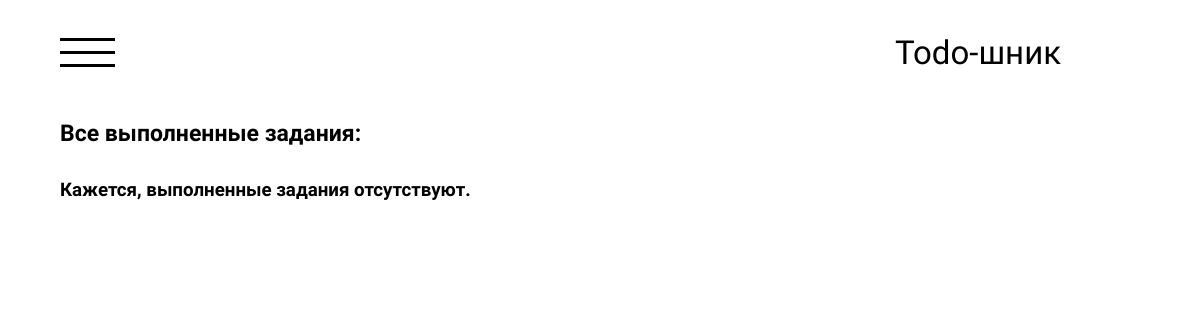
The app's page /completed/ (signed in), older data.
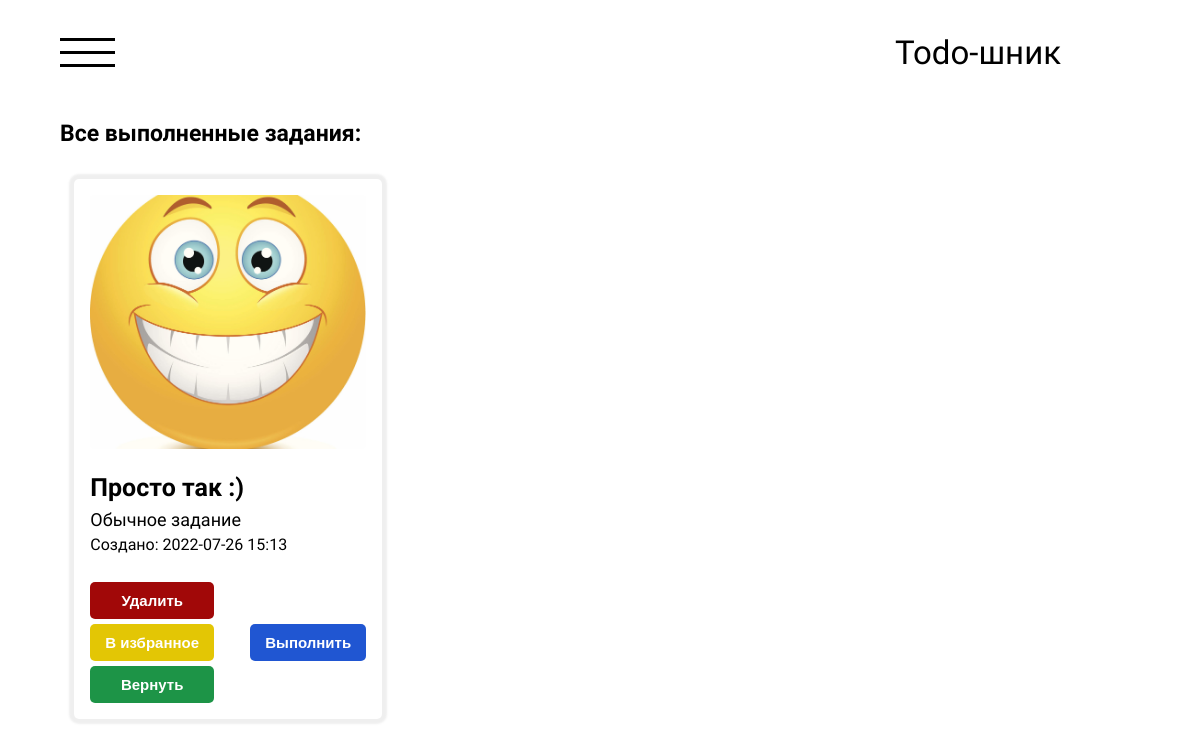
The same page, newer data.
### todo/models.py (models this page shows, shortened)
class Do(models.Model):
    title = models.CharField(max_length=255, verbose_name='Название')
    slug = AutoSlugField(populate_from='title', db_index=True, unique=True, verbose_name='URL')
    content = models.TextField(blank=True, verbose_name='Описание')
    create_at = models.DateTimeField(auto_now_add=True, verbose_name='Дата создания')
    update_at = models.DateTimeField(auto_now=True, verbose_name='Дата обновления')
    photo = models.ImageField(upload_to='photos/%Y/%m/%d', blank=True, verbose_name='Фотография')
    category = models.ForeignKey('Category', on_delete=models.CASCADE, verbose_name='Категория')
    is_completed = models.BooleanField(default=False, verbose_name='Выполнено')
    is_favourite = models.BooleanField(default=False, verbose_name='В избранном')
    add_to_favourite_at = models.DateTimeField(verbose_name='Дата добавления в избранное', null=True)
    user = models.ForeignKey(User, on_delete=models.CASCADE)
    class Meta:
        verbose_name = 'Задание'
        verbose_name_plural = 'Задания'
        ordering = ['-id']

class Category(models.Model):
    name = models.CharField(max_length=255, verbose_name='Название')
    slug = AutoSlugField(populate_from='name', db_index=True, unique=True, verbose_name='URL')
    def __str__(self):
        return self.name
    def get_absolute_url(self):
        return reverse('category', kwargs={'slug': self.slug})
    class Meta:
        verbose_name = 'Категория'
        verbose_name_plural = 'Категории'
        ordering = ['id']

### todo/views.py (the view)
# urls.py: path('completed/', views.CompletedView.as_view(), name='completed'),
class CompletedView(DataMixin, LoginRequiredMixin, ListView):
    model = Do
    context_object_name = 'all_do'
    template_name = 'todo/completed_do.html'
    def get_context_data(self, **kwargs):
        context = super().get_context_data(**kwargs)
        c_mixin = self.get_user_context(title='Выполненные задания', active_path='completed', active_category='other')
        context.update(c_mixin)
        context['completed'] = 'Все выполненные задания'
        return context
    def get_queryset(self):
        return Do.objects.filter(is_completed=True, user=self.request.user).order_by('-create_at')

### todo/utils.py (called while the page is built)
    def get_user_context(self, *args, **kwargs):
        context = kwargs
        context['menu'] = menu
        context['all_cats'] = Category.objects.order_by('id')
        self.page = self.request.GET.get('page') # Параметр page: активная страница из url-а
        all_do = kwargs.get('all_do') # Берём запрос для формирования queryset для всех заданий
        if all_do:
            self.paginator = Paginator(all_do, 6) # Формируем локальное свойство с пагинатором
            self.page_obj = self.paginator.get_page(self.page)
            context['page_obj'] = self.page_obj
            context['all_do'] = self.page_obj.object_list
        return context

### todo/templates/todo/completed_do.html
{% extends 'todo/base.html' %}
{% block content %}
{% include 'todo/needful/all_do.html' %}
{% endblock %}

### todo/templates/todo/base.html (shortened to what this page needs)
{% load static %}
<!DOCTYPE html>
<html lang="ru">
<head>
    <link rel="stylesheet" href="{% static 'todo/css/new_styles.css' %}">
</head>
<body>
    {% block header %}
        <header>
            <div class="burger_menu">
                <div id="burger">
                    <i class="burger_line"></i>
                    <i class="burger_line"></i>
                    <i class="burger_line"></i>
                </div>
            </div>
            <div class="logo_block">
                <a href="{% url 'index' %}">Todo-шник</a>
            </div>
        </header>
    {% endblock header %}
    {% block content %}
    {% endblock content %}
</body>
</html>

### todo/templates/todo/needful/all_do.html (shortened to what this page needs)
<div class="do_everything">
    <div class="title_do_everything">
        {% if category %}
            <h3>Все задания по категории '<u>{{ category }}</u>':</h3>
        {% elif completed %}
            <h3>Все выполненные задания:<h3>
        {% elif favourites %}
            <h3>Все избранные задания:</h3>
        {% else %}
            <h3>Все задания:</h3>
        {% endif %}
    </div>
    {% if all_do %}
        <div class="all_do">
            {% for do in all_do %}
                <div class="do_block">
                    <div class="img_do_block">
                        <img src="{{ do.photo.url }}">
                    </div>
                    <div class="text_do_block">
                        <div class="about_do">
                            <h3 class="title_do">{{ do.title }}</h3>
                            <p class="category_do">{{ do.category.name }}<p>
                            <p class="date_do">Создано: {{ do.create_at | date:'Y-m-d H:i' }}</p>
                        </div>
                        <div class="operations_do">
                            <div class="do_tasks">
                                <button id="del" class="operation task">Удалить</button>
                                {% if do.is_favourite %}
                                    <button id="favourite" class="operation task favourited">В избранном</button>
                                {% else %}
                                    <button id="favourite" class="operation task">В избранное</button>
                                {% endif %}
                                {% if completed %}
                                    <button id="return" class="operation task">Вернуть</button>
                                {% endif %}
                            </div>
                            <button class="do_complete operation">Выполнить</button>
                        </div>
                    </div>
                </div>
            {% endfor %}
        </div>
    {% else %}
        <div class="all_do_not_found">
            {% if category %}
                <h3>Кажется, задания по категории '<u>{{ category }}</u>' отсутствуют.</h3>
            {% elif completed %}
                <h3>Кажется, выполненные задания отсутствуют.</h3>
            {% elif favourites %}
                <h3>Кажется, избранные задания отсутствуют.</h3>
            {% else %}
                <h3>Кажется, задания отсутствуют.</h3>
            {% endif %}
        </div>
    {% endif %}
</div>

### todo/static/todo/css/new_styles.css (style rules this page uses)
* { margin: 0; padding: 0; box-sizing: border-box; }
body { font-family: 'Nunito Sans', sans-serif; }
header { margin: 33px auto; width: 90%; display: grid; grid-template-columns: 70% auto; }
.logo_block { justify-self: center; }
.logo_block a { font-weight: 500; text-decoration: none; color: #000; transition-duration: .3s; font-size: 33px; }
.burger_menu { display: grid; }
#burger { position: relative; display: grid; grid-row-gap: 10px; width: 55px; align-content: center; cursor: pointer; }
#burger .burger_line { display: block; background-color: #000; width: 100%; height: 3px; transition-duration: .3s; }
.do_everything { width: 90%; margin: 3rem auto; display: grid; }
.do_everything .title_do_everything h3 { font-size: 23px; font-weight: 800; }
.all_do { width: 95%; margin: 2rem auto; display: grid; grid-template-columns: repeat(3, 30%); grid-gap: 4rem; grid-auto-rows: 540px; justify-content: center; }
.all_do .do_block { display: grid; grid-template-rows: repeat(2, 50%); padding: 1rem; border-radius: 5px; box-shadow: 0 0 2px 5px rgba(100, 100, 100, .1); }
.all_do .do_block .img_do_block { position: relative; width: 100%; height: 100%; }
.all_do .do_block .img_do_block img { position: absolute; width: 100%; height: 100%; object-fit: cover; border-radius: 5px; }
.all_do .do_block .text_do_block { margin-top: 1.5rem; display: grid; }
.all_do .do_block .text_do_block .title_do { font-size: 25px; }
.all_do .do_block .text_do_block .category_do { font-size: 18px; margin-top: 7px; }
.all_do .do_block .text_do_block .date_do { margin-top: 5px; font-size: 16px; }
.all_do .do_block .text_do_block .operations_do { align-self: end; display: grid; grid-auto-flow: column; }
.all_do .do_block .text_do_block .do_tasks { display: grid; grid-row-gap: 5px; justify-self: start; }
.all_do .do_block .text_do_block .operation { padding: 10px 15px; color: #fff; font-weight: bold; text-decoration: none; border-radius: 5px; transition-duration: .2s; cursor: pointer; display: inline; float: right; border: none; font-size: 15px; }
.all_do .do_block .text_do_block .do_complete { background-color: #2056d2; justify-self: end; align-self: center; }
.all_do .do_block .text_do_block #del { background-color: #a10808; }
.all_do .do_block .text_do_block #return { background-color: #1d9447; }
.all_do .do_block .text_do_block #favourite { background-color: #e3c605; }
.do_tasks { display: grid; }

Row changes from the older to the newer data that the page shows:
now on this page (row edited): Do: photo (picture), title "Просто так :)", category.name "Обычное задание", create_at "2022-07-26 15:13", is_favourite "В избранное"
Text that changed along with them:
text no longer shown: "Кажется, выполненные задания отсутствуют."
